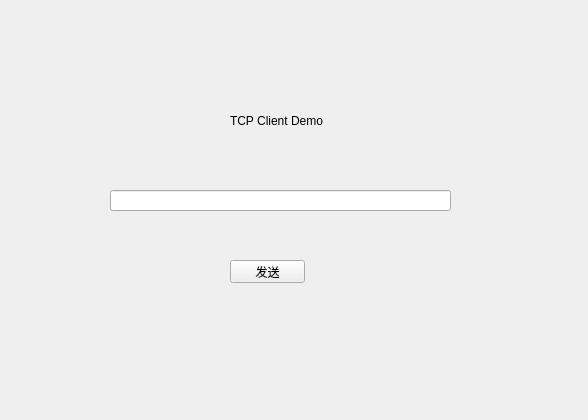
<?xml version="1.0" encoding="UTF-8"?>
<ui version="4.0">
 <class>Widget</class>
 <widget class="QWidget" name="Widget">
  <property name="geometry">
   <rect>
    <x>0</x>
    <y>0</y>
    <width>588</width>
    <height>420</height>
   </rect>
  </property>
  <property name="windowTitle">
   <string>Widget</string>
  </property>
  <widget class="QLabel" name="label">
   <property name="geometry">
    <rect>
     <x>230</x>
     <y>100</y>
     <width>121</width>
     <height>41</height>
    </rect>
   </property>
   <property name="text">
    <string>TCP Client Demo</string>
   </property>
  </widget>
  <widget class="QLineEdit" name="lineEdit">
   <property name="geometry">
    <rect>
     <x>110</x>
     <y>190</y>
     <width>341</width>
     <height>21</height>
    </rect>
   </property>
  </widget>
  <widget class="QPushButton" name="pushButton">
   <property name="geometry">
    <rect>
     <x>230</x>
     <y>260</y>
     <width>75</width>
     <height>23</height>
    </rect>
   </property>
   <property name="text">
    <string>发送</string>
   </property>
  </widget>
 </widget>
 <resources/>
 <connections/>
</ui>
